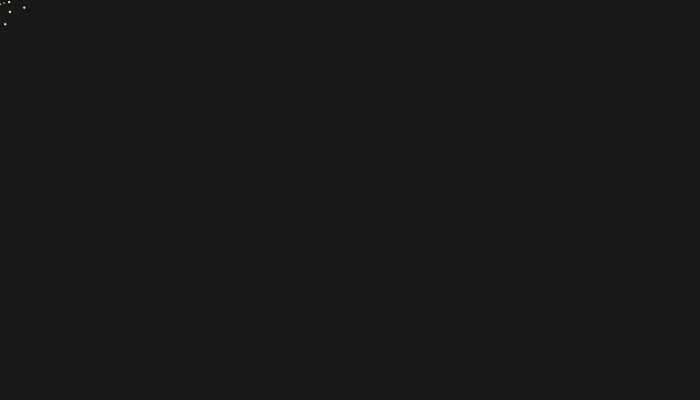
Frame 1 (no input)
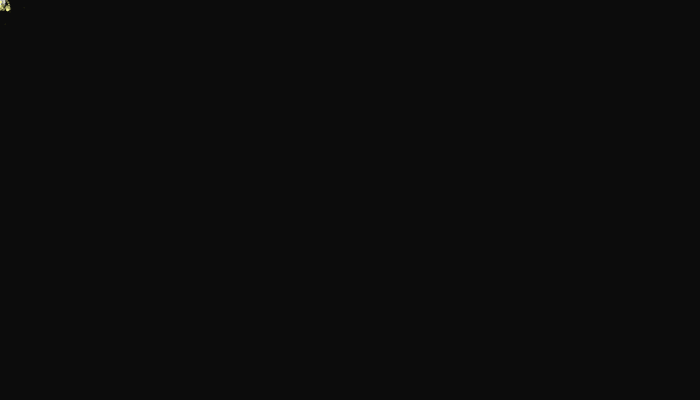
Frame 60 (the mouse pressed at the canvas centre just before this capture)
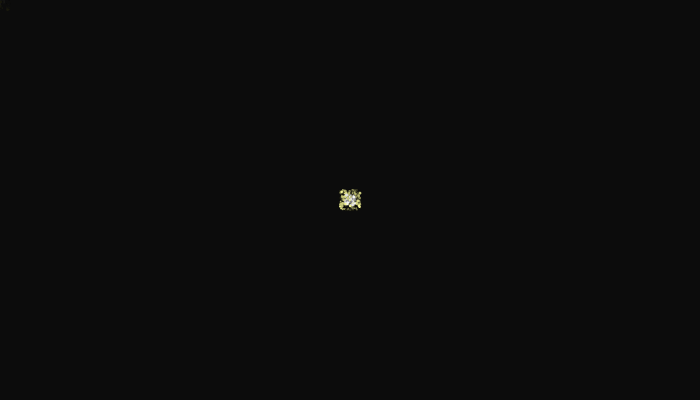
Frame 120 (the mouse held since frame 60 and released just before this capture)

The Processing sketch that drew these frames (run headless with seeded random() and noise(); from frame 60 on, the mouse is pressed at the canvas centre):

// Processing sketch: processing_36454
// ── processing_36454.pde

int value1 = 255;
int value2 = 255;
int s = 25;
int s2 = 5;
float s3 = 10;
//int[] sparkXPos = new int[50];
///int[] sparkYPos = new int[50];
int k=0;
float ellipseX = mouseX;
float ellipseY = mouseY; 
int red1 = 255;
int green1 = 255;
int blue1 = 255;
int change = 0;
int change2 = 0;
int change3 = 0;
int change4 = 50;
void setup() {

  size(700,400);
  background(25);
  frameRate(60);
}
void draw() {
  float ss = random(1,3);
  float sss = random(1,3);
  float ssss = random(1,3);
  if(k==0) {
    float ellipseX = mouseX;
    float ellipseY = mouseY; 
    //fill(255, 255, 0);
    noStroke();
    smooth();
    for (int i = 0; i < 5; i = i+1) {
      fill(255);
      ellipse(mouseX-random(-s2,s2), mouseY-random(-s2,s2), sss, sss);
      fill(red1,green1,blue1-100);
      ellipse(mouseX-random(-s,s), mouseY-random(-s,s), ss, ss);
      fill(change,change2,change3,change4);
      ellipse(mouseX-random(-s3,s3), mouseY-random(-s3,s3), ssss, ssss);
    }
    if(mousePressed && s<100) {
      if(mouseButton==LEFT) {
        frameRate(60);
        red1=0;
        s=s+2;
        s2=s2+1;
        s3=s3+1.5;
        change=205;
        change2=255;
        change3=255;
        change4=250;
      }
    }
    else if(s>15 || s2>15) {
      frameRate(60);
      s=10;
      red1=255;
      s2=5;
      s3=10;
      change = 0;
      change2 = 0;
      change3 = 0;
      change4 = 50;
    }
    fill(0,10);
    ellipseY=ellipseY-10;
    rect(0,0,700,400);
  }

  if(k==1) {
    fill(0,30);
    rect(0,0,700,400);
  }
}

void mouseMoved() {
  value1 = value1 + 5;
  value2 = value2 + 5;
  if (value1 > 255) {
    value1 = 0;
    value2 = 0;
  }
}

void mouseClicked() {
  if(mouseButton==RIGHT) {
    if(k==0) {
      k=1;
    }
    else {
      k=0;
    }
  }
  if(mouseButton==LEFT) {
    //explosion
  }
}
